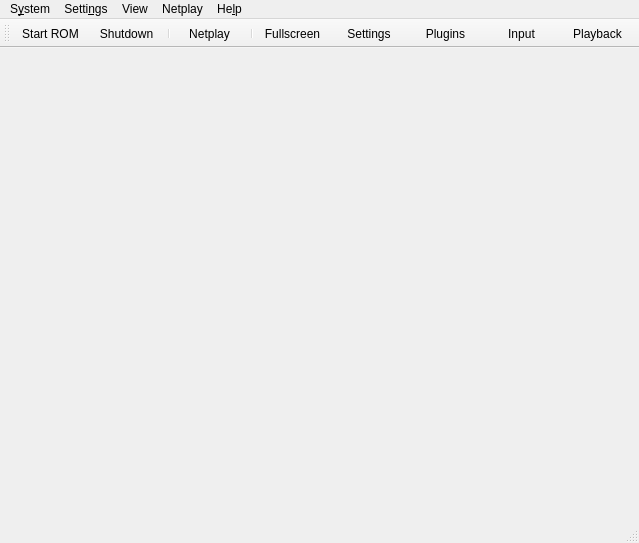
<?xml version="1.0" encoding="UTF-8"?>
<ui version="4.0">
 <class>MainWindow</class>
 <widget class="QMainWindow" name="MainWindow">
  <property name="geometry">
   <rect>
    <x>0</x>
    <y>0</y>
    <width>639</width>
    <height>543</height>
   </rect>
  </property>
  <property name="windowTitle">
   <string>Rosalie's Mupen GUI (VERSION)</string>
  </property>
  <property name="windowIcon">
   <iconset resource="UIResources.qrc">
    <normaloff>:/Resource/RMG.png</normaloff>:/Resource/RMG.png</iconset>
  </property>
  <widget class="QWidget" name="centralwidget">
   <layout class="QHBoxLayout" name="horizontalLayout"/>
  </widget>
  <widget class="QMenuBar" name="menubar">
   <property name="geometry">
    <rect>
     <x>0</x>
     <y>0</y>
     <width>639</width>
     <height>30</height>
    </rect>
   </property>
   <widget class="QMenu" name="menuSystem">
    <property name="title">
     <string>S&amp;ystem</string>
    </property>
    <widget class="QMenu" name="menuReset">
     <property name="title">
      <string>&amp;Reset</string>
     </property>
     <property name="icon">
      <iconset theme="restart-line"/>
     </property>
     <addaction name="action_Netplay_Start"/>
     <addaction name="action_System_HardReset"/>
    </widget>
    <widget class="QMenu" name="menuCurrent_Save_State">
     <property name="title">
      <string>&amp;Current Save State</string>
     </property>
     <property name="icon">
      <iconset theme="save-3-line"/>
     </property>
     <addaction name="actionSlot_0"/>
     <addaction name="actionSlot_1"/>
     <addaction name="actionSlot_2"/>
     <addaction name="actionSlot_3"/>
     <addaction name="actionSlot_4"/>
     <addaction name="actionSlot_5"/>
     <addaction name="actionSlot_6"/>
     <addaction name="actionSlot_7"/>
     <addaction name="actionSlot_8"/>
     <addaction name="actionSlot_9"/>
    </widget>
    <widget class="QMenu" name="menuSpeedFactor">
     <property name="enabled">
      <bool>true</bool>
     </property>
     <property name="title">
      <string>Speed &amp;Factor</string>
     </property>
     <property name="icon">
      <iconset theme="speed-line"/>
     </property>
     <addaction name="actionSpeed25"/>
     <addaction name="actionSpeed50"/>
     <addaction name="actionSpeed75"/>
     <addaction name="actionSpeed100"/>
     <addaction name="actionSpeed125"/>
     <addaction name="actionSpeed150"/>
     <addaction name="actionSpeed175"/>
     <addaction name="actionSpeed200"/>
     <addaction name="actionSpeed225"/>
     <addaction name="actionSpeed250"/>
     <addaction name="actionSpeed275"/>
     <addaction name="actionSpeed300"/>
    </widget>
    <addaction name="action_System_StartRom"/>
    <addaction name="separator"/>
    <addaction name="action_System_Shutdown"/>
    <addaction name="menuReset"/>
    <addaction name="action_System_Pause"/>
    <addaction name="separator"/>
    <addaction name="action_System_Screenshot"/>
    <addaction name="separator"/>
    <addaction name="action_System_LimitFPS"/>
    <addaction name="menuSpeedFactor"/>
    <addaction name="separator"/>
    <addaction name="action_System_SaveState"/>
    <addaction name="action_System_SaveAs"/>
    <addaction name="action_System_LoadState"/>
    <addaction name="action_System_Load"/>
    <addaction name="separator"/>
    <addaction name="menuCurrent_Save_State"/>
    <addaction name="separator"/>
    <addaction name="action_System_Cheats"/>
    <addaction name="action_System_GSButton"/>
    <addaction name="separator"/>
    <addaction name="action_System_Exit"/>
   </widget>
   <widget class="QMenu" name="menuSettings">
    <property name="title">
     <string>Setti&amp;ngs</string>
    </property>
    <addaction name="action_Settings_Graphics"/>
    <addaction name="action_Settings_Audio"/>
    <addaction name="action_Settings_Rsp"/>
    <addaction name="action_Settings_Input"/>
    <addaction name="separator"/>
    <addaction name="action_Settings_Settings"/>
   </widget>
   <widget class="QMenu" name="menuView">
    <property name="title">
     <string>View</string>
    </property>
    <addaction name="action_View_Toolbar"/>
    <addaction name="action_View_StatusBar"/>
    <addaction name="separator"/>
    <addaction name="action_View_GameList"/>
    <addaction name="action_View_GameGrid"/>
    <addaction name="separator"/>
    <addaction name="action_View_UniformSize"/>
    <addaction name="separator"/>
    <addaction name="action_View_Fullscreen"/>
    <addaction name="separator"/>
    <addaction name="action_View_RefreshRoms"/>
    <addaction name="action_View_ClearRomCache"/>
    <addaction name="separator"/>
    <addaction name="action_View_Log"/>
    <addaction name="separator"/>
    <addaction name="action_View_Search"/>
   </widget>
   <widget class="QMenu" name="menuHelp">
    <property name="title">
     <string>He&amp;lp</string>
    </property>
    <addaction name="action_Help_Github"/>
    <addaction name="separator"/>
    <addaction name="action_Help_Update"/>
    <addaction name="separator"/>
    <addaction name="action_Help_About"/>
   </widget>
   <widget class="QMenu" name="menuNetplay">
    <property name="title">
     <string>Netplay</string>
    </property>
    <addaction name="action_Netplay_BrowseSessions"/>
   </widget>
   <addaction name="menuSystem"/>
   <addaction name="menuSettings"/>
   <addaction name="menuView"/>
   <addaction name="menuNetplay"/>
   <addaction name="menuHelp"/>
  </widget>
  <widget class="QStatusBar" name="statusbar"/>
  <widget class="QToolBar" name="toolBar">
   <property name="windowTitle">
    <string>toolBar</string>
   </property>
   <property name="movable">
    <bool>true</bool>
   </property>
   <property name="styleSheet">
    <string>QToolButton { min-width: 70px; }</string>
   </property>
   <property name="toolButtonStyle">
    <enum>Qt::ToolButtonStyle::ToolButtonTextUnderIcon</enum>
   </property>
   <property name="floatable">
    <bool>false</bool>
   </property>
   <attribute name="toolBarArea">
    <enum>TopToolBarArea</enum>
   </attribute>
   <attribute name="toolBarBreak">
    <bool>false</bool>
   </attribute>
   <addaction name="action_System_StartRom"/>
   <addaction name="action_System_Shutdown"/>
   <addaction name="separator"/>
   <addaction name="action_Netplay_Start"/>
   <addaction name="separator"/>
   <addaction name="action_View_Fullscreen"/>
   <addaction name="action_Settings_Settings"/>
   <addaction name="action_Settings_Plugins"/>
   <addaction name="action_Toolbar_Input"/>
   <addaction name="action_Toolbar_Playback"/>
  </widget>
  <action name="action_System_StartRom">
   <property name="icon">
    <iconset theme="file-line"/>
   </property>
   <property name="text">
    <string>&amp;Start ROM</string>
   </property>
  </action>
  <action name="action_System_OpenCombo">
   <property name="icon">
    <iconset theme="aed-electrodes-fill"/>
   </property>
   <property name="text">
    <string>&amp;P2P</string>
   </property>
  </action>
  <action name="action_System_Shutdown">
   <property name="icon">
    <iconset theme="shut-down-line"/>
   </property>
   <property name="text">
    <string>S&amp;hutdown</string>
   </property>
  </action>
  <action name="action_Netplay_Start">
   <property name="icon">
    <iconset theme="server-line"/>
   </property>
   <property name="text">
    <string>&amp;Netplay</string>
   </property>
  </action>
  <action name="action_System_HardReset">
   <property name="icon">
    <iconset theme="restart-line"/>
   </property>
   <property name="text">
    <string>&amp;Hard Reset</string>
   </property>
  </action>
  <action name="action_System_Pause">
   <property name="checkable">
    <bool>true</bool>
   </property>
   <property name="icon">
    <iconset theme="pause-line"/>
   </property>
   <property name="text">
    <string>&amp;Pause</string>
   </property>
  </action>
  <action name="action_System_Screenshot">
   <property name="icon">
    <iconset theme="screenshot-2-line"/>
   </property>
   <property name="text">
    <string>Scree&amp;nshot</string>
   </property>
  </action>
  <action name="action_System_LimitFPS">
   <property name="checkable">
    <bool>true</bool>
   </property>
   <property name="icon">
    <iconset theme="speed-line"/>
   </property>
   <property name="text">
    <string>&amp;Limit FPS</string>
   </property>
  </action>
  <action name="action_System_SaveState">
   <property name="icon">
    <iconset theme="save-3-line"/>
   </property>
   <property name="text">
    <string>Sa&amp;ve State</string>
   </property>
  </action>
  <action name="action_System_SaveAs">
   <property name="icon">
    <iconset theme="save-3-line"/>
   </property>
   <property name="text">
    <string>Save As...</string>
   </property>
  </action>
  <action name="action_System_LoadState">
   <property name="icon">
    <iconset theme="folder-open-line"/>
   </property>
   <property name="text">
    <string>L&amp;oad State</string>
   </property>
  </action>
  <action name="action_System_Load">
   <property name="icon">
    <iconset theme="folder-open-line"/>
   </property>
   <property name="text">
    <string>Loa&amp;d...</string>
   </property>
  </action>
  <action name="actionSlot_0">
   <property name="checkable">
    <bool>true</bool>
   </property>
   <property name="text">
    <string>&amp;Slot 0</string>
   </property>
  </action>
  <action name="actionSlot_1">
   <property name="checkable">
    <bool>true</bool>
   </property>
   <property name="text">
    <string>Slot &amp;1</string>
   </property>
  </action>
  <action name="actionSlot_2">
   <property name="checkable">
    <bool>true</bool>
   </property>
   <property name="text">
    <string>Slot &amp;2</string>
   </property>
  </action>
  <action name="actionSlot_3">
   <property name="checkable">
    <bool>true</bool>
   </property>
   <property name="text">
    <string>Slot &amp;3</string>
   </property>
  </action>
  <action name="actionSlot_4">
   <property name="checkable">
    <bool>true</bool>
   </property>
   <property name="text">
    <string>Slot &amp;4</string>
   </property>
  </action>
  <action name="actionSlot_5">
   <property name="checkable">
    <bool>true</bool>
   </property>
   <property name="text">
    <string>Slot &amp;5</string>
   </property>
  </action>
  <action name="actionSlot_6">
   <property name="checkable">
    <bool>true</bool>
   </property>
   <property name="text">
    <string>Slot &amp;6</string>
   </property>
  </action>
  <action name="actionSlot_7">
   <property name="checkable">
    <bool>true</bool>
   </property>
   <property name="text">
    <string>Slot &amp;7</string>
   </property>
  </action>
  <action name="actionSlot_8">
   <property name="checkable">
    <bool>true</bool>
   </property>
   <property name="text">
    <string>Slot &amp;8</string>
   </property>
  </action>
  <action name="actionSlot_9">
   <property name="checkable">
    <bool>true</bool>
   </property>
   <property name="text">
    <string>Slot &amp;9</string>
   </property>
  </action>
  <action name="action_System_Cheats">
   <property name="icon">
    <iconset theme="code-box-line"/>
   </property>
   <property name="text">
    <string>Cheats...</string>
   </property>
  </action>
  <action name="action_System_GSButton">
   <property name="icon">
    <iconset theme="checkbox-blank-circle-line"/>
   </property>
   <property name="text">
    <string>&amp;GS Button</string>
   </property>
  </action>
  <action name="action_System_Exit">
   <property name="icon">
    <iconset theme="door-open-line"/>
   </property>
   <property name="text">
    <string>&amp;Exit</string>
   </property>
  </action>
  <action name="action_Settings_Graphics">
   <property name="icon">
    <iconset theme="brush-line"/>
   </property>
   <property name="text">
    <string>&amp;Graphics</string>
   </property>
  </action>
  <action name="action_Settings_Input">
   <property name="icon">
    <iconset theme="gamepad-line"/>
   </property>
   <property name="text">
    <string>&amp;Input</string>
   </property>
  </action>
  <action name="action_Settings_Rsp">
   <property name="icon">
    <iconset theme="settings-3-line"/>
   </property>
   <property name="text">
    <string>&amp;RSP</string>
   </property>
  </action>
  <action name="action_Settings_Audio">
   <property name="icon">
    <iconset theme="volume-up-line"/>
   </property>
   <property name="text">
    <string>&amp;Audio</string>
   </property>
  </action>
  <action name="action_Settings_Settings">
   <property name="icon">
    <iconset theme="settings-3-line"/>
   </property>
   <property name="text">
    <string>&amp;Settings</string>
   </property>
  </action>
  <action name="action_Settings_Plugins">
   <property name="icon">
    <iconset theme="plug-line"/>
   </property>
   <property name="text">
    <string>&amp;Plugins</string>
   </property>
  </action>
  <action name="action_Toolbar_Input">
   <property name="icon">
    <iconset theme="gamepad-line"/>
   </property>
   <property name="text">
    <string>&amp;Input</string>
   </property>
  </action>
  <action name="action_Toolbar_Playback">
   <property name="icon">
    <iconset theme="play-line"/>
   </property>
   <property name="text">
    <string>&amp;Playback</string>
   </property>
  </action>
  <action name="action_View_Fullscreen">
   <property name="icon">
    <iconset theme="fullscreen-line"/>
   </property>
   <property name="text">
    <string>&amp;Fullscreen</string>
   </property>
  </action>
  <action name="action_Help_Github">
   <property name="icon">
    <iconset theme="github-fill"/>
   </property>
   <property name="text">
    <string>&amp;Github Repository</string>
   </property>
  </action>
  <action name="action_Help_About">
   <property name="icon">
    <iconset theme="information-line"/>
   </property>
   <property name="text">
    <string>&amp;About RMG</string>
   </property>
  </action>
  <action name="action_View_Toolbar">
   <property name="checkable">
    <bool>true</bool>
   </property>
   <property name="icon">
    <iconset theme="tools-line"/>
   </property>
   <property name="text">
    <string>&amp;Toolbar</string>
   </property>
  </action>
  <action name="action_View_StatusBar">
   <property name="checkable">
    <bool>true</bool>
   </property>
   <property name="icon">
    <iconset theme="information-line"/>
   </property>
   <property name="text">
    <string>&amp;Status Bar</string>
   </property>
  </action>
  <action name="action_View_GameList">
   <property name="icon">
    <iconset theme="list-check"/>
   </property>
   <property name="text">
    <string>&amp;Game List</string>
   </property>
  </action>
  <action name="action_View_GameGrid">
   <property name="icon">
    <iconset theme="function-line"/>
   </property>
   <property name="text">
    <string>Ga&amp;me Grid</string>
   </property>
  </action>
  <action name="action_View_RefreshRoms">
   <property name="icon">
    <iconset theme="refresh-line"/>
   </property>
   <property name="text">
    <string>&amp;Refresh ROMs</string>
   </property>
  </action>
  <action name="action_View_Log">
   <property name="icon">
    <iconset theme="file-list-line"/>
   </property>
   <property name="text">
    <string>&amp;Log</string>
   </property>
  </action>
  <action name="action_View_ClearRomCache">
   <property name="icon">
    <iconset theme="delete-bin-line"/>
   </property>
   <property name="text">
    <string>&amp;Clear ROM Cache</string>
   </property>
  </action>
  <action name="action_View_UniformSize">
   <property name="checkable">
    <bool>true</bool>
   </property>
   <property name="icon">
    <iconset theme="function-line"/>
   </property>
   <property name="text">
    <string>&amp;Uniform Size (Grid View)</string>
   </property>
  </action>
  <action name="actionSpeed25">
   <property name="checkable">
    <bool>false</bool>
   </property>
   <property name="text">
    <string>&amp;25%</string>
   </property>
  </action>
  <action name="actionSpeed50">
   <property name="text">
    <string>&amp;50%</string>
   </property>
  </action>
  <action name="actionSpeed100">
   <property name="text">
    <string>&amp;100%</string>
   </property>
  </action>
  <action name="actionSpeed125">
   <property name="text">
    <string>125%</string>
   </property>
  </action>
  <action name="actionSpeed150">
   <property name="text">
    <string>150%</string>
   </property>
  </action>
  <action name="actionSpeed200">
   <property name="text">
    <string>2&amp;00%</string>
   </property>
  </action>
  <action name="actionSpeed75">
   <property name="text">
    <string>&amp;75%</string>
   </property>
  </action>
  <action name="actionSpeed175">
   <property name="text">
    <string>175%</string>
   </property>
  </action>
  <action name="actionSpeed225">
   <property name="text">
    <string>225%</string>
   </property>
  </action>
  <action name="actionSpeed250">
   <property name="text">
    <string>250%</string>
   </property>
  </action>
  <action name="actionSpeed275">
   <property name="text">
    <string>275%</string>
   </property>
  </action>
  <action name="actionSpeed300">
   <property name="text">
    <string>&amp;300%</string>
   </property>
  </action>
  <action name="action_Help_Update">
   <property name="icon">
    <iconset theme="download-line"/>
   </property>
   <property name="text">
    <string>&amp;Check For Updates</string>
   </property>
  </action>
  <action name="action_Netplay_BrowseSessions">
   <property name="icon">
    <iconset theme="plug-line"/>
   </property>
   <property name="text">
    <string>Start Netplay</string>
   </property>
  </action>
  <action name="action_View_Search">
    <property name="icon">
      <iconset theme="search-line"/>
     </property>
   <property name="text">
    <string>Search</string>
   </property>
  </action>
 </widget>
 <resources>
  <include location="UIResources.qrc"/>
 </resources>
 <connections/>
</ui>
